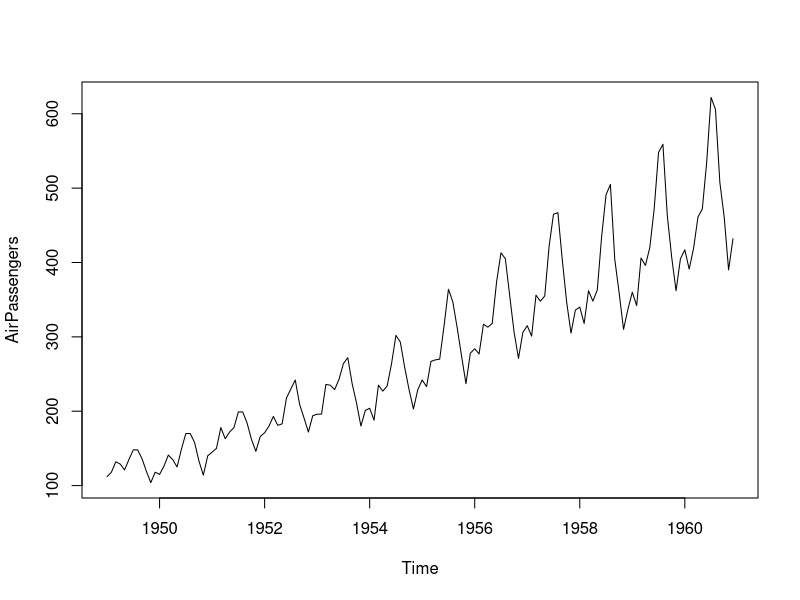
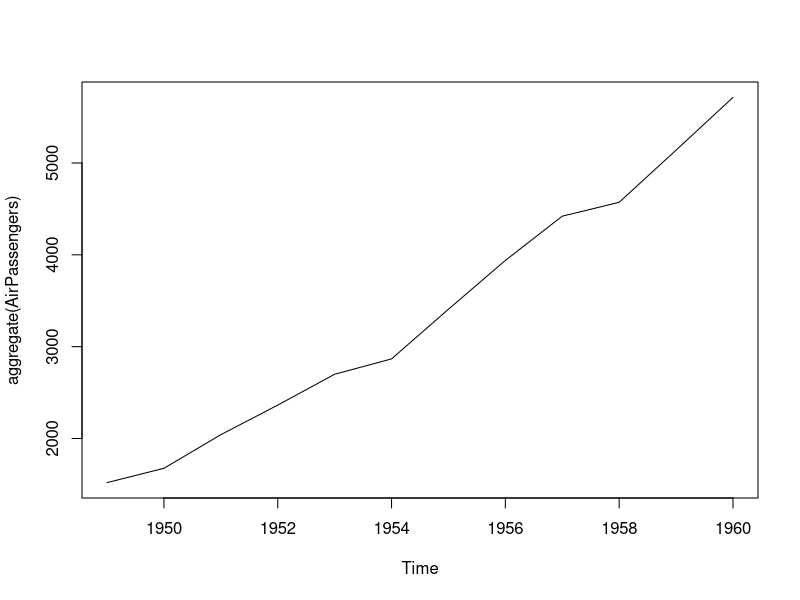
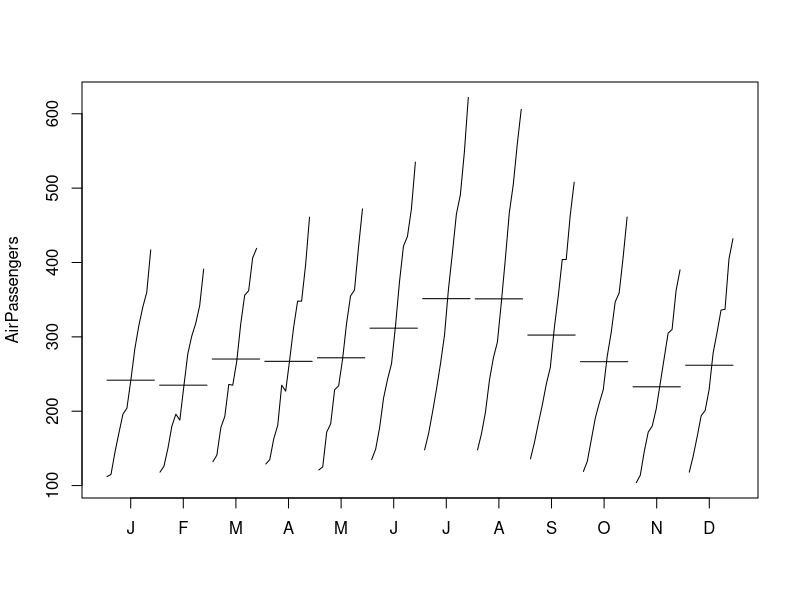
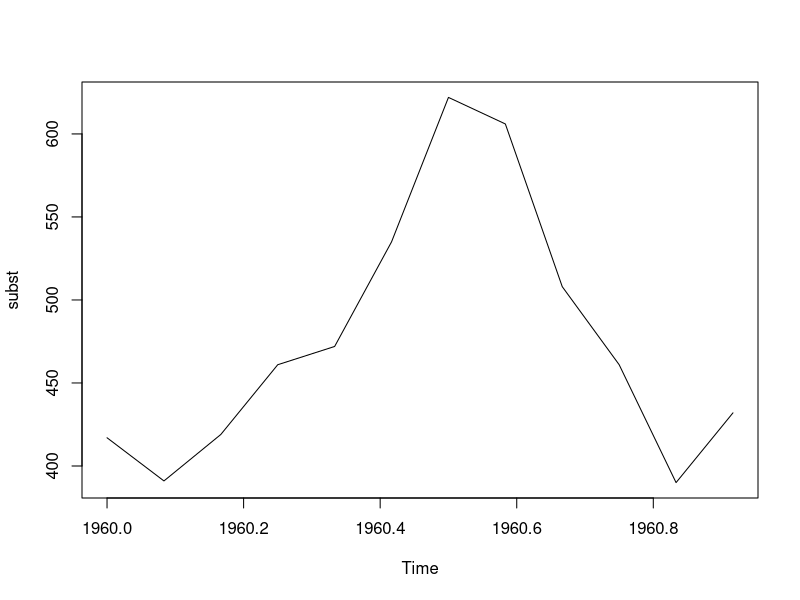
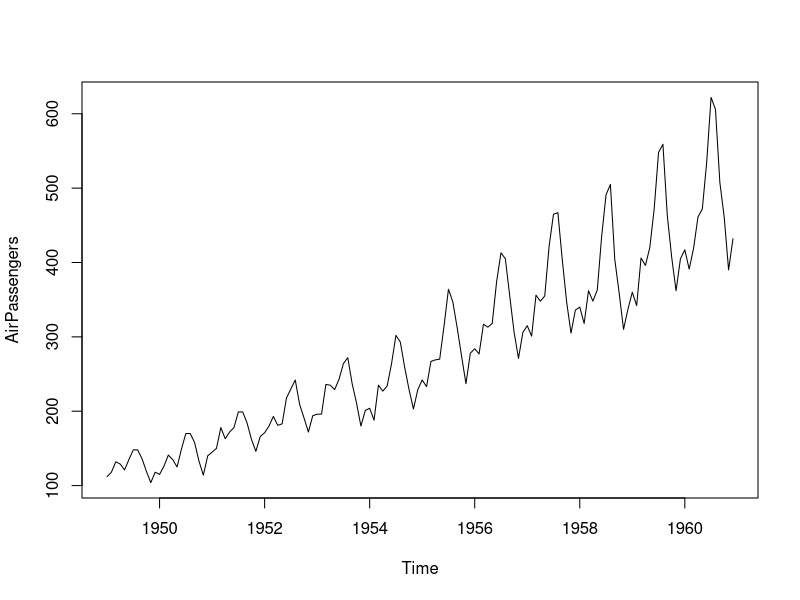
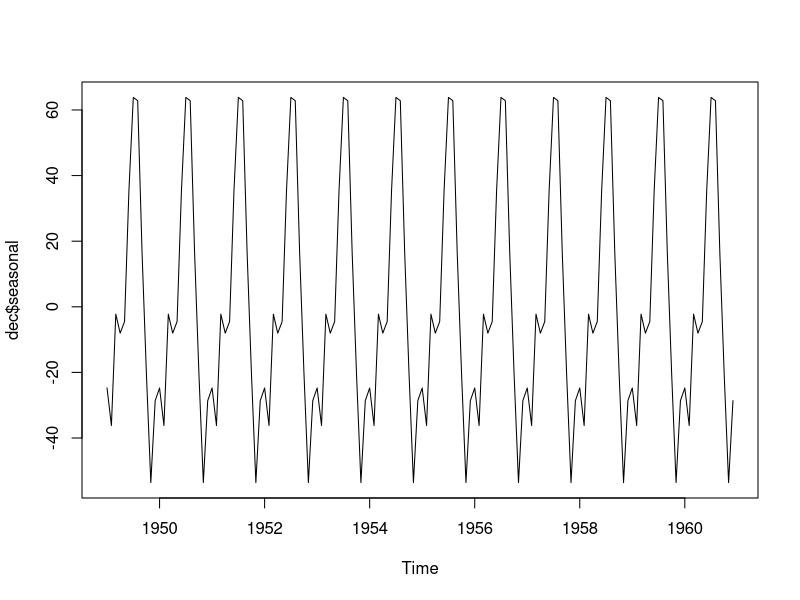
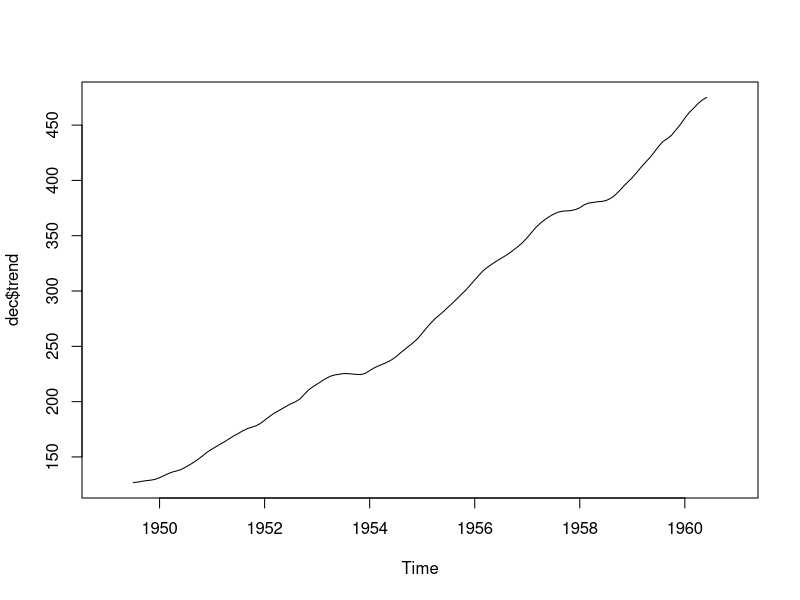
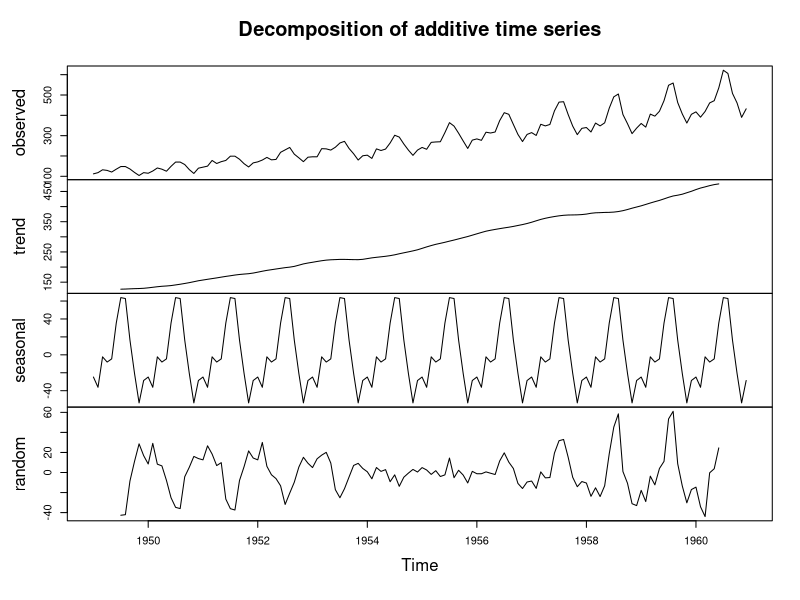

The R script that drew these images, in order:
#
# Udemy - Formação Cientista de Dados
#
# Seção 05 - Series Temporais
#


# Estudo de variável contínua ao longo do tempo
# Coleta de forma regular
# Intervalo sempre o mesmo (segundos, dias, horas, semanas, ...)

# Econometria, previsão do tempo, previsão financeira, ...
# Estacionárias e Não Estacionárias
# Estocática:- fator aleatório não explicável
# Determinística:-  explicada através de uma fórmula
# Componentes - Tendência, Sazonalidade, Aleatoriedade

AirPassengers
start(AirPassengers)
end(AirPassengers)
plot(AirPassengers)
plot(aggregate(AirPassengers))
monthplot(AirPassengers)
subst <- window(AirPassengers, start = c(1960,1), end=c(1960,12))
subst
plot(subst)

plot(AirPassengers)
dec = decompose(AirPassengers)
dec
dec$seasonal
dec$trend
dec$random
plot(dec$seasonal)
plot(dec$trend)
plot(dec)

# Previsão
AirPassengers
mean(AirPassengers)
window(AirPassengers, start=c(1960,1), end=c(1960,12))
mean(window(AirPassengers, start=c(1960,1), end=c(1960,12)))

install.packages("http://cran-r.c3sl.ufpr.br/src/contrib/RcppArmadillo_0.8.600.0.0.tar.gz")
install.packages("forecast")
library(forecast)

mediamovel <- ma(AirPassengers, order = 12)
mediamovel
previsao <- forecast(mediamovel, h=12)
previsao
plot(previsao)

arima <- auto.arima(AirPassengers)
arima
previsao <- forecast(arima, h=12)
previsao
plot(previsao)

#
# Questionário
#

# Pergunta 1: Entre os motivos para analisar dados temporais, qual opção é falsa?
# R)          Buscar relação de causa e efeito

# Pergunta 2: Entre os componentes de uma série temporal, um deles mostra qual a propensão 
#             dos dados em intervalos de tempos futuros. Qual componente é este?
# R)          Tendência

# Pergunta 3: Qual componente, em um serie temporal, não pode ser explicado através de uma
#             equação/fórmula?
# R)          Aleatoriedade

# Pergunta 4: Os gráficos na imagem, mostram, respectivamente, quais componentes de uma 
#             série temporal?
# R)          Tendência, sazonalidade, aleatório

# Pergunta 5: Qual afirmação é verdadeira sobre a diferença entre series temporais 
#             estocásticas e determinísticas?
# R)          Estocásticas possuem um componente aleatório, o que torna sua previsão mais difícil. 
#             As determinísticas podem ser explicadas por uma função.







































